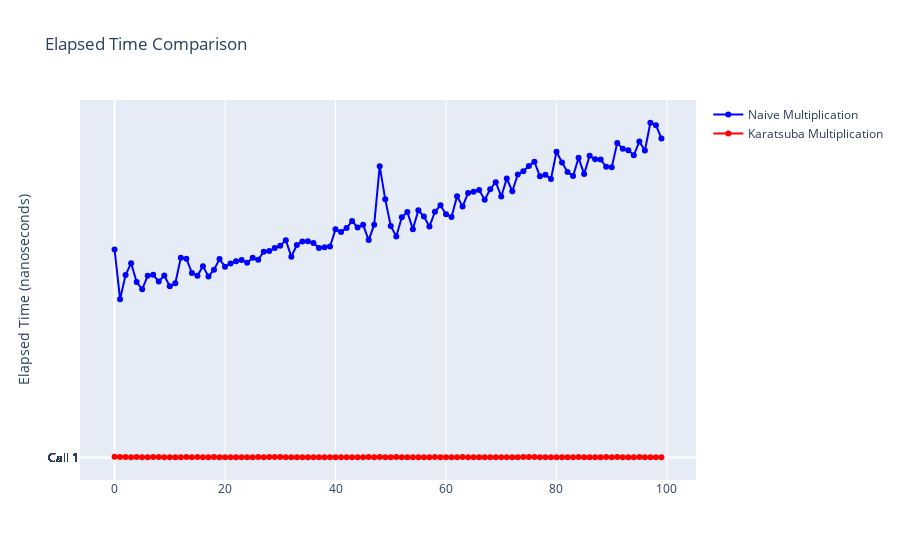

Notebook source saved alongside this figure:
### Code cell
fig = go.Figure()
y_labels = [f"Call {i+1}" for i in range(pairs_count)]
fig.add_trace(
    go.Scatter(
        y=naive_times,
        mode="lines+markers",
        name="Naive Multiplication",
        line=dict(color="blue"),
    )
)
fig.add_trace(
    go.Scatter(
        y=karatsuba_times,
        mode="lines+markers",
        name="Karatsuba Multiplication",
        line=dict(color="red"),
    )
)
fig.update_layout(
    title="Elapsed Time Comparison",
    yaxis_title="Elapsed Time (nanoseconds)",
    yaxis_tickmode="array",
    yaxis_tickvals=list(range(len(y_labels))),
    yaxis_ticktext=y_labels,
    showlegend=True,
)
fig.show()

### Figure 1 — Plotly figure (JSON) as saved in the notebook; plotly's stock layout.template omitted (floating-point values rounded to 4 significant figures)
{"data": [{"line": {"color": "blue"}, "mode": "lines+markers", "name": "Naive Multiplication", "type": "scatter", "y": [5692000, 4332000, 4991000, 5316000, 4802000, 4601000, 4975000, 4997000, 4814000, 4980000, 4684000, 4765000, 5468000, 5439000, 5051000, 4972000, 5234000, 4951000, 5140000, 5428000, 5222000, 5311000, 5367000, 5402000, 5328000, 5464000, 5407000, 5631000, 5651000, 5730000, 5794000, 5947000, 5495000, 5814000, 5910000, 5916000, 5871000, 5734000, 5749000, 5774000, 6243000, 6169000, 6276000, 6468000, 6293000, 6365000, 5948000, 6369000, 7970000, 7063000, 6334000, 6047000, 6571000, 6720000, 6248000, 6765000, 6592000, 6319000, 6723000, 6901000, 6656000, 6581000, 7149000, 6867000, 7240000, 7274000, 7316000, 7053000, 7341000, 7534000, 7142000, 7631000, 7285000, 7746000, 7832000, 7973000, 8092000, 7695000, 7737000, 7618000, 8367000, 8071000, 7808000, 7704000, 8198000, 7754000, 8255000, 8157000, 8150000, 7952000, 7944000, 8608000, 8446000, 8408000, 8273000, 8644000, 8399000, 9159000, 9094000, 8731000]}, {"line": {"color": "red"}, "mode": "lines+markers", "name": "Karatsuba Multiplication", "type": "scatter", "y": [18000, 16000, 11000, 9000, 12000, 9000, 9000, 10000, 11000, 7000, 8000, 6000, 9000, 11000, 8000, 10000, 9000, 9000, 10000, 8000, 8000, 7000, 9000, 8000, 8000, 8000, 11000, 8000, 10000, 10000, 10000, 8000, 9000, 7000, 6000, 7000, 8000, 8000, 8000, 6000, 9000, 9000, 6000, 8000, 8000, 8000, 10000, 8000, 11000, 8000, 9000, 10000, 8000, 7000, 9000, 9000, 9000, 8000, 10000, 8000, 9000, 7000, 8000, 10000, 6000, 9000, 8000, 8000, 8000, 8000, 8000, 7000, 9000, 8000, 10000, 14000, 10000, 9000, 8000, 8000, 9000, 9000, 9000, 9000, 10000, 7000, 8000, 9000, 9000, 11000, 9000, 10000, 8000, 9000, 9000, 12000, 9000, 9000, 9000, 9000]}], "layout": {"showlegend": true, "title": {"text": "Elapsed Time Comparison"}, "yaxis": {"tickmode": "array", "ticktext": ["Call 1", "Call 2", "Call 3", "Call 4", "Call 5", "Call 6", "Call 7", "Call 8", "Call 9", "Call 10", "Call 11", "Call 12", "Call 13", "Call 14", "Call 15", "Call 16", "Call 17", "Call 18", "Call 19", "Call 20", "Call 21", "Call 22", "Call 23", "Call 24", "Call 25", "Call 26", "Call 27", "Call 28", "Call 29", "Call 30", "Call 31", "Call 32", "Call 33", "Call 34", "Call 35", "Call 36", "Call 37", "Call 38", "Call 39", "Call 40", "Call 41", "Call 42", "Call 43", "Call 44", "Call 45", "Call 46", "Call 47", "Call 48", "Call 49", "Call 50", "Call 51", "Call 52", "Call 53", "Call 54", "Call 55", "Call 56", "Call 57", "Call 58", "Call 59", "Call 60", "Call 61", "Call 62", "Call 63", "Call 64", "Call 65", "Call 66", "Call 67", "Call 68", "Call 69", "Call 70", "Call 71", "Call 72", "Call 73", "Call 74", "Call 75", "Call 76", "Call 77", "Call 78", "Call 79", "Call 80", "Call 81", "Call 82", "Call 83", "Call 84", "Call 85", "Call 86", "Call 87", "Call 88", "Call 89", "Call 90", "Call 91", "Call 92", "Call 93", "Call 94", "Call 95", "Call 96", "Call 97", "Call 98", "Call 99", "Call 100"], "tickvals": [0, 1, 2, 3, 4, 5, 6, 7, 8, 9, 10, 11, 12, 13, 14, 15, 16, 17, 18, 19, 20, 21, 22, 23, 24, 25, 26, 27, 28, 29, 30, 31, 32, 33, 34, 35, 36, 37, 38, 39, 40, 41, 42, 43, 44, 45, 46, 47, 48, 49, 50, 51, 52, 53, 54, 55, 56, 57, 58, 59, 60, 61, 62, 63, 64, 65, 66, 67, 68, 69, 70, 71, 72, 73, 74, 75, 76, 77, 78, 79, 80, 81, 82, 83, 84, 85, 86, 87, 88, 89, 90, 91, 92, 93, 94, 95, 96, 97, 98, 99], "title": {"text": "Elapsed Time (nanoseconds)"}}}}
